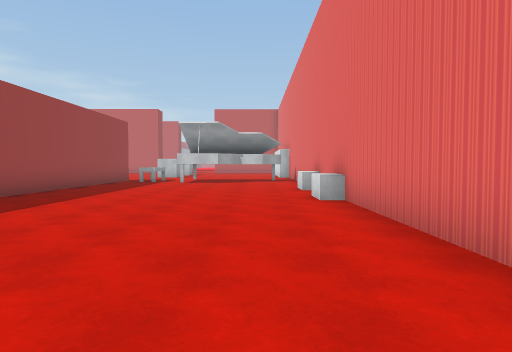
view 1 (above)

16 first-person views from a walk through a 3-D level made in the Unity game engine. The camera is 1.4 m above the floor, tilts 2° down and sees 75° across. The floor is counted in squares, 2 m on a side. Each view is taken from the middle of a square. On the plan, view 1 faces up. The plan holds only what a view shows up to about 10 squares ahead; the rest is blank. The place goes on beyond the plan. The player character is not drawn. Some animated figures are not drawn.

view 2
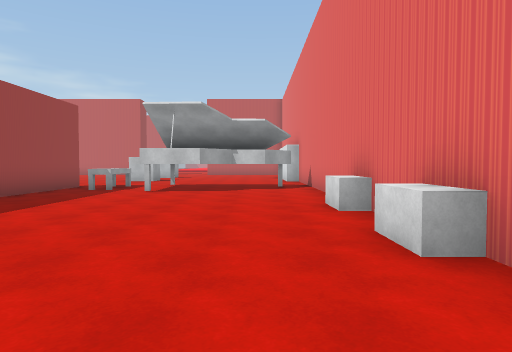

view 3
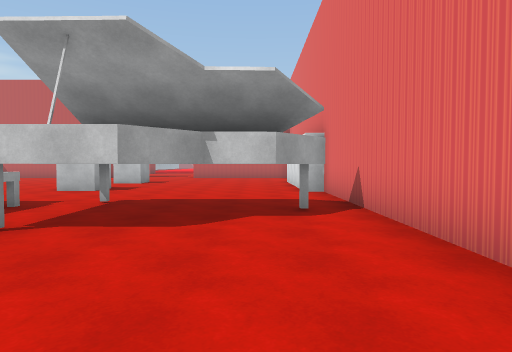

view 4
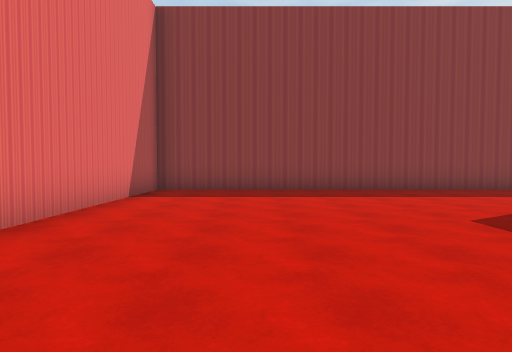

view 5
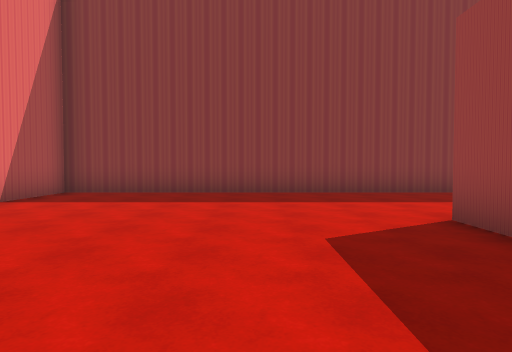

view 6
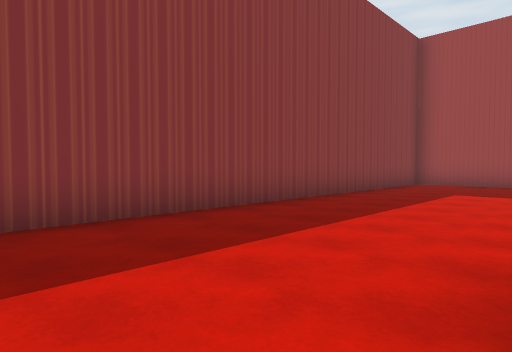

view 7
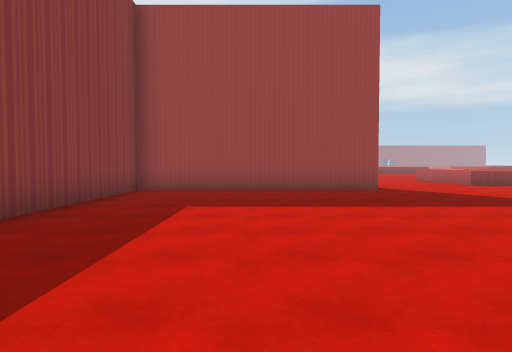

view 8
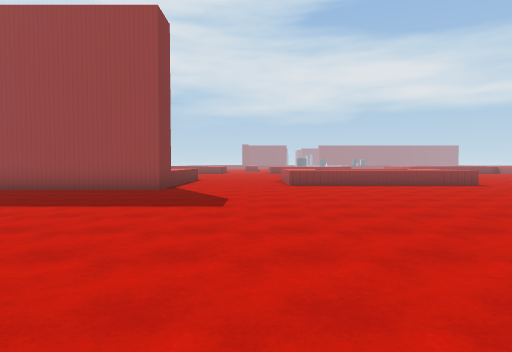

view 9
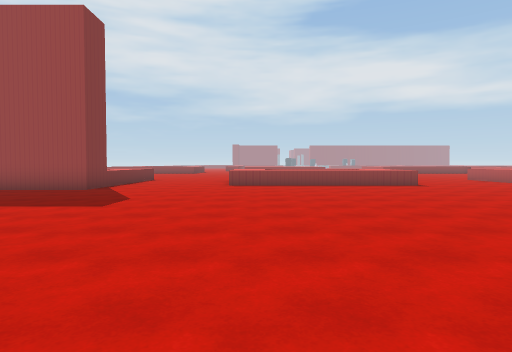

view 10
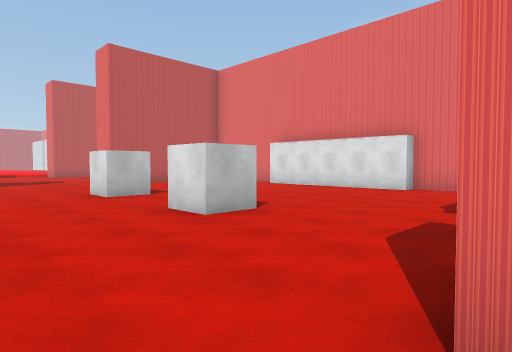

view 11
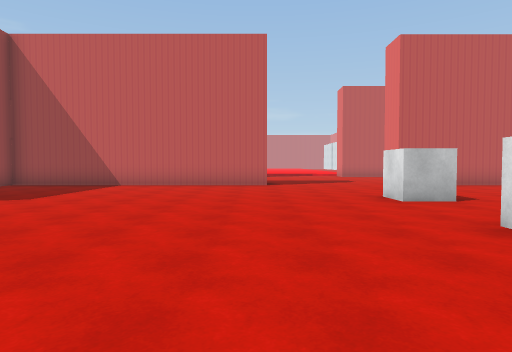

view 12
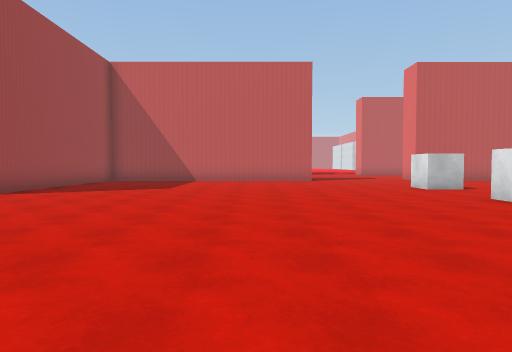

view 13
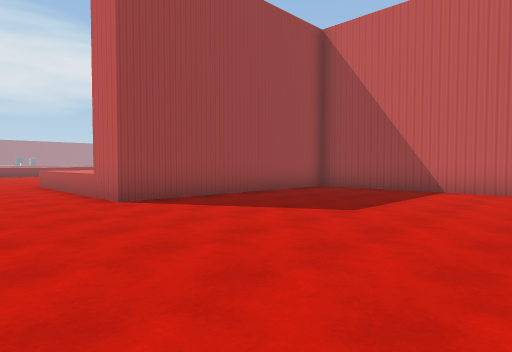

view 14
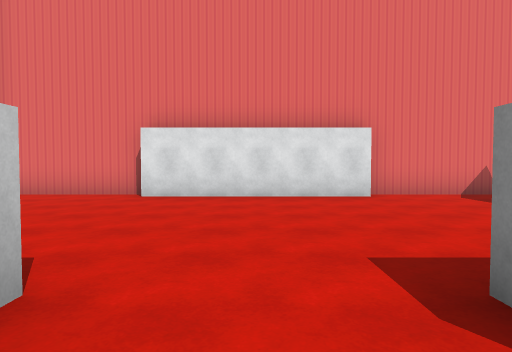

view 15
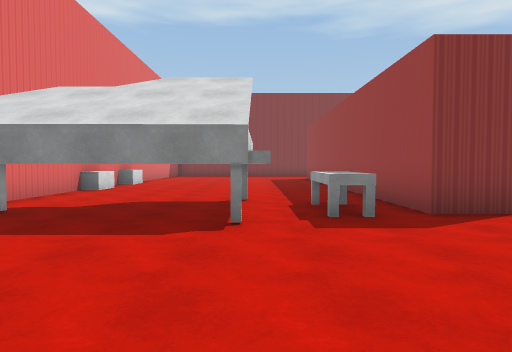

view 16
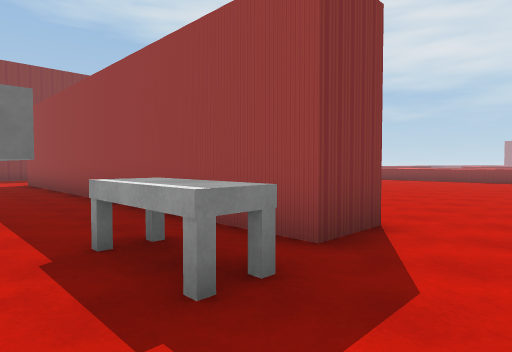

### Floor plan
Key: @ floor where view 1 was taken; # wall or solid block; . floor; T thing the floor can be seen under or through; O other object.
Columns run from 17 left of view 1 to 2 right of it. Each row starts with its distance up from view 1.
 26  ######            #
 25  #...........  .. .#
 24  #........... .....#
 23  #........... .....#
 22  #..........#......#
 21  #.................#
 20 ##.................#
 19 ...................#
 18 ............#......#
 17 ...................#
 16 ...................#
 15 ..............TTTT.#
 14 ...........#.O ...##
 13 .........  #.OT##..#
 12 .........  #.......#
 11 .......... #.......#
 10 ...........#.......#
  9 .......... #.......#
  8 ...........#.......#
  7 .......... #.......#
  6 .........  #.......#
  5 ##......   #.......#
  4  #.......  #.......#
  3  #.........#.......#
  2  #.................#
  1  #.................#
  0  #...............@.#
 -1  #.................#
 -2  ###################

Where each view was taken, in squares from view 1:
view 1: 0 up, 0 right, facing up
view 2: 4 up, 0 right, facing up
view 3: 9 up, 0 right, facing up
view 4: 8 up, 1 left, facing down
view 5: 7 up, 3 left, facing down
view 6: 3 up, 4 left, facing down-left
view 7: 2 up, 7 left, facing left
view 8: 8 up, 7 left, facing left
view 9: 10 up, 7 left, facing left
view 10: 14 up, 8 left, facing up-right
view 11: 15 up, 8 left, facing up
view 12: 12 up, 10 left, facing up
view 13: 17 up, 10 left, facing up-left
view 14: 20 up, 6 left, facing right
view 15: 19 up, 3 left, facing down
view 16: 16 up, 3 left, facing down-left
